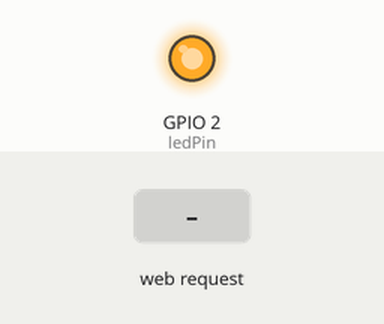
Recording of a sketch running on a simulated ESP8266 (NodeMCU). On the bench: output pins drawn as LEDs (lit = HIGH). Inputs (shaded band) come from the test bench. What the sketch prints to the serial monitor is not drawn.

Above: at 1.2 s.
1.3 s: HTTP request GET /?LED=ON received
At 2.5 s:
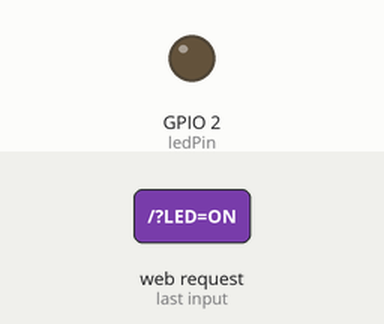
2.8 s: HTTP request GET /?LED=OFF received
At 3.7 s:
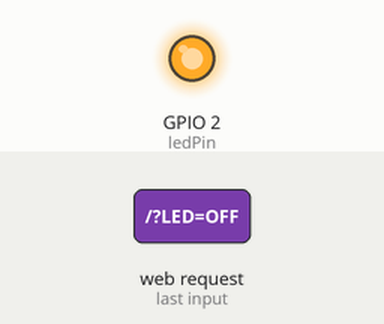
Timing chart, 0 to 5.8 s (numbered marks = the images above; inputs shaded):
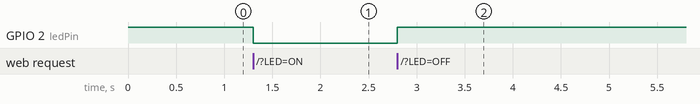

The sketch:

Activa_led_estado_via_wifi.ino
```cpp
#include <ESP8266WiFi.h>

const char* ssid = "ESP8266_LED";
const char* password = "12345678";

WiFiServer server(80);
bool ledState = false;
const int ledPin = LED_BUILTIN;  // Usualmente GPIO2

void setup() {
  pinMode(ledPin, OUTPUT);
  digitalWrite(ledPin, HIGH); // LED apagado (activo en bajo)

  Serial.begin(115200);
  WiFi.softAP(ssid, password);
  server.begin();

  Serial.println("Access Point iniciado");
  Serial.print("IP: ");
  Serial.println(WiFi.softAPIP());
}

void loop() {
  WiFiClient client = server.available();
  if (!client) return;

  while (client.connected() && !client.available()) delay(1);
  String request = client.readStringUntil('\r');
  client.flush();

  if (request.indexOf("LED=ON") != -1) {
    digitalWrite(ledPin, LOW);  // Enciende LED
    ledState = true;
  } else if (request.indexOf("LED=OFF") != -1) {
    digitalWrite(ledPin, HIGH); // Apaga LED
    ledState = false;
  }

  client.println("HTTP/1.1 200 OK");
  client.println("Content-Type: text/plain");
  client.println("Connection: close");
  client.println();
  client.print("LED is ");
  client.print(ledState ? "ON" : "OFF");
}
```

Measured:
- after the input at 1.3 s, GPIO 2 (ledPin): HIGH → LOW at once
- after the input at 2.8 s, GPIO 2 (ledPin): LOW → HIGH at once
